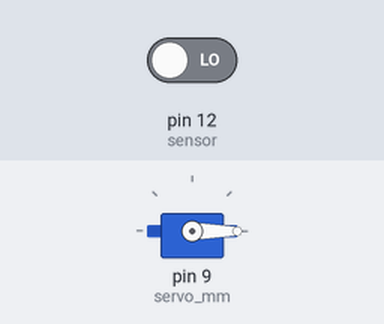
Simulated run of this sketch. Board: Arduino Uno, built with avr-gcc and run on an emulated ATmega328P. Parts: servo. The test bench sets the inputs (shaded band); at power-on: pin 12 (sensor) LOW. What the sketch prints to the serial monitor is not drawn.

Above: at 10.8 s.
10.9 s: pin 12 (sensor) driven HIGH
At 21.1 s:
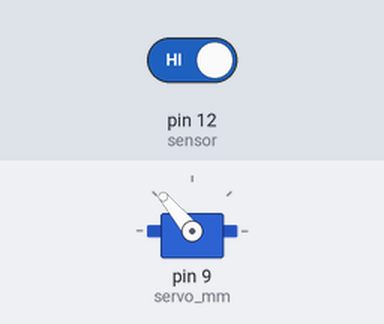
Timing chart, 0 to 26.2 s (numbered marks = the images above; inputs shaded):
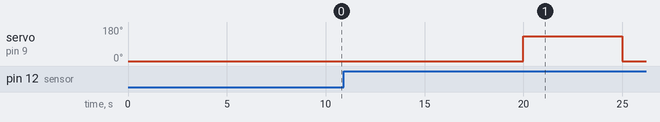

Measured:
- after the input at 10.9 s, servo on pin 9 (servo_mm): 0° → 130° after 9.1 s, → 0° 5.0 s later

The sketch:

proj.ino
```cpp
#include <Servo.h>

Servo servo;

const int sensor = 12;
const int servo_mm = 9;

int angle = 0;
int sensor_state;

void setup() {
  Serial.begin(9600);

  pinMode(sensor, INPUT);
  servo.attach(servo_mm);
  servo.write(angle);
  sensor_state = digitalRead(sensor);
}

void loop() {
  //i added the code for testing the pir motion sensor so i can adapt the code and the delay accordingly
   boolean isMotion = digitalRead(sensor);

  if (isMotion == 1)
    Serial.println("Motion is Detected");
  else{
    Serial.println("No Motion is present");
  delay(1000);
  }

  // i saw it takes about 1minute and 20 seconds for the sensor to calibrate after seeing motion
  // i set a bigger delay just to be sure
  delay(9000);
  sensor_state = digitalRead(sensor);

  if (sensor_state == HIGH && angle == 0) {
    angle = 130;
    servo.write(angle);
    delay(5000);
    angle = 0;
    servo.write(angle);
    }
  else

  if (sensor_state == LOW && angle == 90) {
    angle = 0;
    servo.write(angle);
  }
}
```
